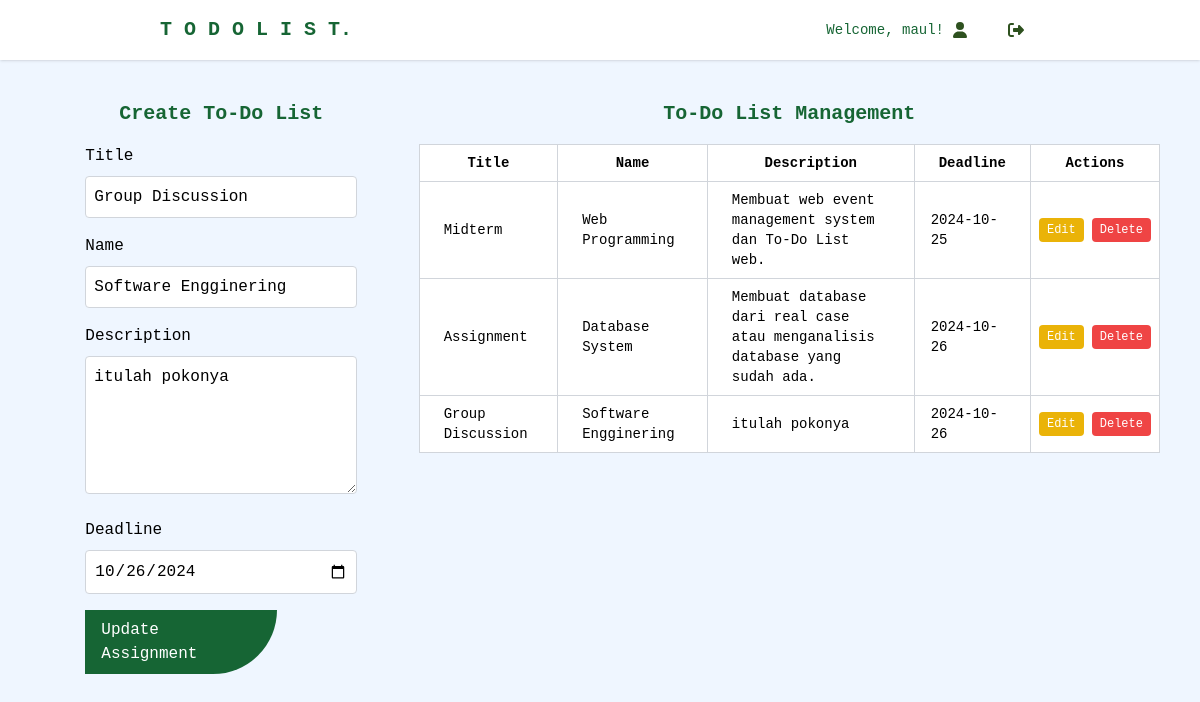
The page /src/assignment.php?edit=22 (signed in) on the database its author committed.
### tables this page shows
CREATE TABLE `assignments` (
  `id` int(11) NOT NULL,
  `title` varchar(100) NOT NULL,
  `name` varchar(100) DEFAULT NULL,
  `description` varchar(255) DEFAULT NULL,
  `deadline` date NOT NULL,
  `status` enum('unfinished','completed') DEFAULT 'unfinished'
);

### src/assignment.php (the view, shortened to what this page needs)
<?php
include('config.php');
$editAssignment = [];
if (isset($_GET['edit'])) {
    $assignment_id = $_GET['edit'];
    $query = "SELECT * FROM assignments WHERE id = ?";
    $stmt = $conn->prepare($query);
    $stmt->bind_param("i", $assignment_id);
    $stmt->execute();
    $result = $stmt->get_result();
    if ($result->num_rows > 0) {
        $editAssignment = $result->fetch_assoc();
    } else {
        $_SESSION['errorMessage'] = "Assignment not found.";
    }
}
$query = "SELECT * FROM assignments";
$result = $conn->query($query);
?>
<!DOCTYPE html>
<html lang="en">
<head>
    <link href="../css/output.css" rel="stylesheet">
</head>
<body class="bg-blue-50 font-mono">
    <?php include 'navbar.php'; ?>
    <div class="container mx-auto max-w-7xl p-">
        <div class="grid grid-cols-1 lg:grid-cols-3 gap-4 m-10">
            <div class="lg:col-span-1 w-full lg:w-3/4 mx-auto">
                <h3 class="text-xl font-bold mb-4 text-center text-green-800">Create To-Do List</h3>
                <form action="assignment.php" method="POST" class="mb-6">
                    <div class="mb-4">
                        <label for="title" class="block mb-2">Title</label>
                        <input type="text" id="title" name="title" placeholder="Enter Title" value="<?= isset($_GET['edit']) ? htmlspecialchars($editAssignment['title']) : '' ?>" required class="border border-gray-300 p-2 w-full rounded">
                    </div>
                    <div class="mb-4">
                        <label for="name" class="block mb-2">Name</label>
                        <input type="text" id="name" name="name" placeholder="Enter Name" value="<?= isset($_GET['edit']) ? htmlspecialchars($editAssignment['name']) : '' ?>" required class="border border-gray-300 p-2 w-full rounded">
                    </div>
                    <div class="mb-4">
                        <label for="description" class="block mb-2">Description</label>
                        <textarea id="description" name="description" placeholder="Description..." rows="5" required class="border border-gray-300 p-2 w-full rounded"><?= isset($_GET['edit']) ? htmlspecialchars($editAssignment['description']) : '' ?></textarea>
                    </div>
                    <div class="mb-4">
                        <label for="deadline" class="block mb-2">Deadline</label>
                        <input type="date" id="deadline" name="deadline" value="<?= isset($_GET['edit']) ? htmlspecialchars($editAssignment['deadline']) : '' ?>" required class="border border-gray-300 p-2 w-full rounded">
                    </div>
                    <div class="flex justify-start">
                        <button type="submit" class="bg-green-800 hover:bg-green-700 text-white px-4 py-2 w-48 p-2 rounded-ee-full text-start">
                            <?= isset($_GET['edit']) ? 'Update Assignment' : 'Submit' ?>
                        </button>
                    </div>
                </form>
            </div>
            <div class="lg:col-span-2 w-full mx-auto">
                <h3 class="text-xl font-bold mb-4 text-center text-green-800">To-Do List Management</h3>
                <table class="min-w-full border-collapse bg-white border border-gray-200 mt-4 text-sm w-full">
                    <thead>
                        <tr>
                            <th class="border border-gray-300 px-6 py-2">Title</th>
                            <th class="border border-gray-300 px-6 py-2">Name</th>
                            <th class="border border-gray-300 px-6 py-2">Description</th>
                            <th class="border border-gray-300 px-6 py-2">Deadline</th>
                            <th class="border border-gray-300 px-6 py-2">Actions</th>
                        </tr>
                    </thead>
                    <tbody>
                        <?php if ($result->num_rows > 0): ?>
                            <?php while ($row = $result->fetch_assoc()): ?>
                                <tr>
                                    <td class="border border-gray-300 px-6 py-2"><?= htmlspecialchars($row['title']) ?></td>
                                    <td class="border border-gray-300 px-6 py-2"><?= htmlspecialchars($row['name']) ?></td>
                                    <td class="border border-gray-300 px-6 py-2"><?= htmlspecialchars($row['description']) ?></td>
                                    <td class="border border-gray-300 px-4 py-2"><?= htmlspecialchars($row['deadline']) ?></td>
                                    <td class="border border-gray-300 px-2 py-2">
                                    <div class="flex space-x-2">
                                        <a href="assignment.php?edit=<?= $row['id'] ?>" class="bg-yellow-500 text-white text-xs px-2 py-1 rounded">Edit</a>
                                        <a href="assignment.php?delete=<?= $row['id'] ?>" class="bg-red-500 text-white text-xs px-2 py-1 rounded">Delete</a>
                                    </div>
                                </td>
                                </tr>
                            <?php endwhile; ?>
                        <?php else: ?>
                            <tr>
                                <td colspan="5" class="text-center border border-gray-300 px-6 py-2">No assignments found.</td>
                            </tr>
                        <?php endif; ?>
                    </tbody>
                </table>
            </div>
        </div>
    </div>
</body>
</html>

### rows shown on the page
assignments: title "Group Discussion", name "Software Engginering", description "itulah pokonya", deadline "10/26/2024", deadline "2024-10-26"
assignments: title "Midterm", name "Web Programming", description "Membuat web event management system dan To-Do List web.", deadline "2024-10-25"
assignments: title "Assignment", name "Database System", description "Membuat database dari real case atau menganalisis database yang sudah ada.", deadline "2024-10-26"

### other values the page prints
$username "maul"
